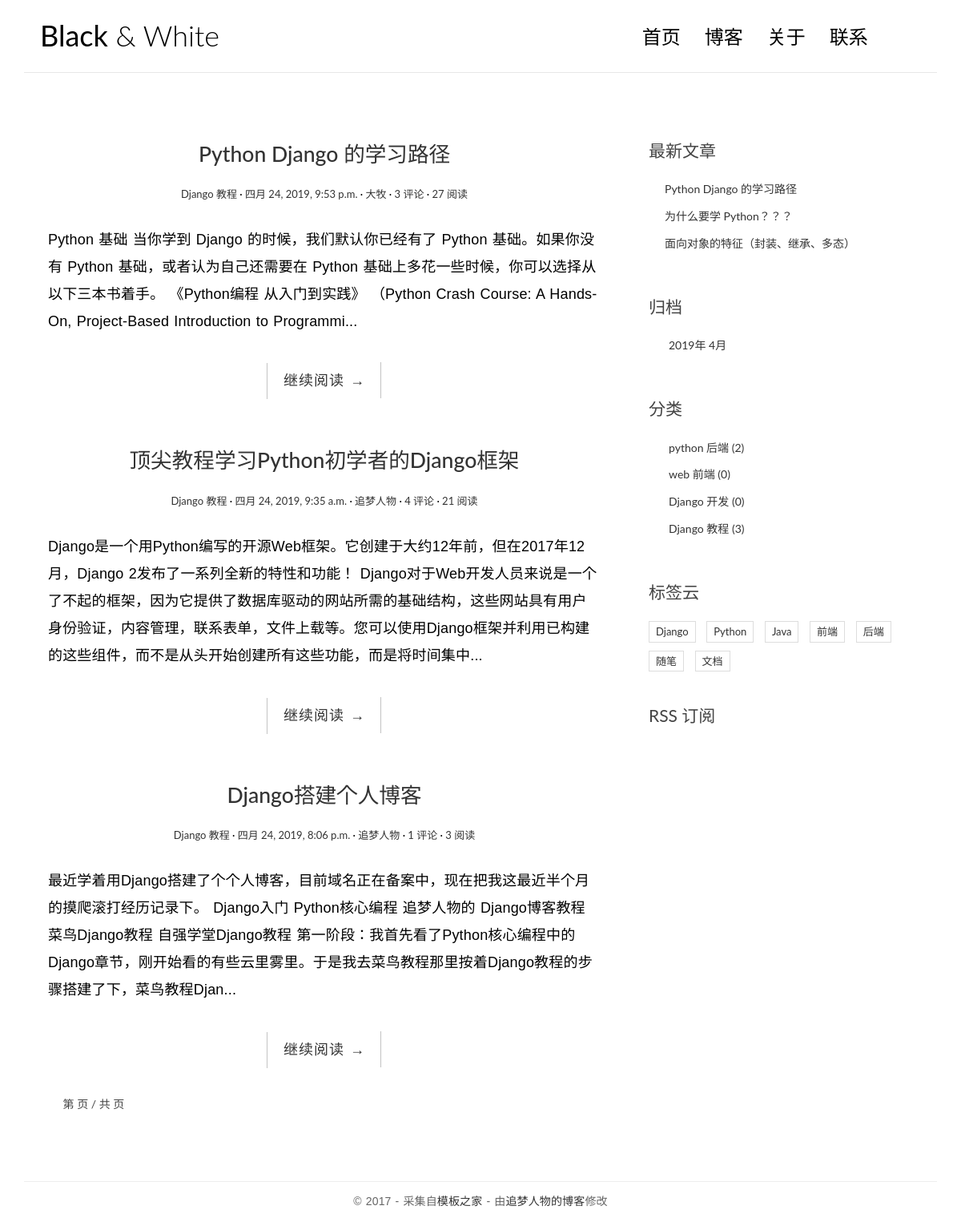
/blogs/category/4/, run on an earlier commit of the app's database.
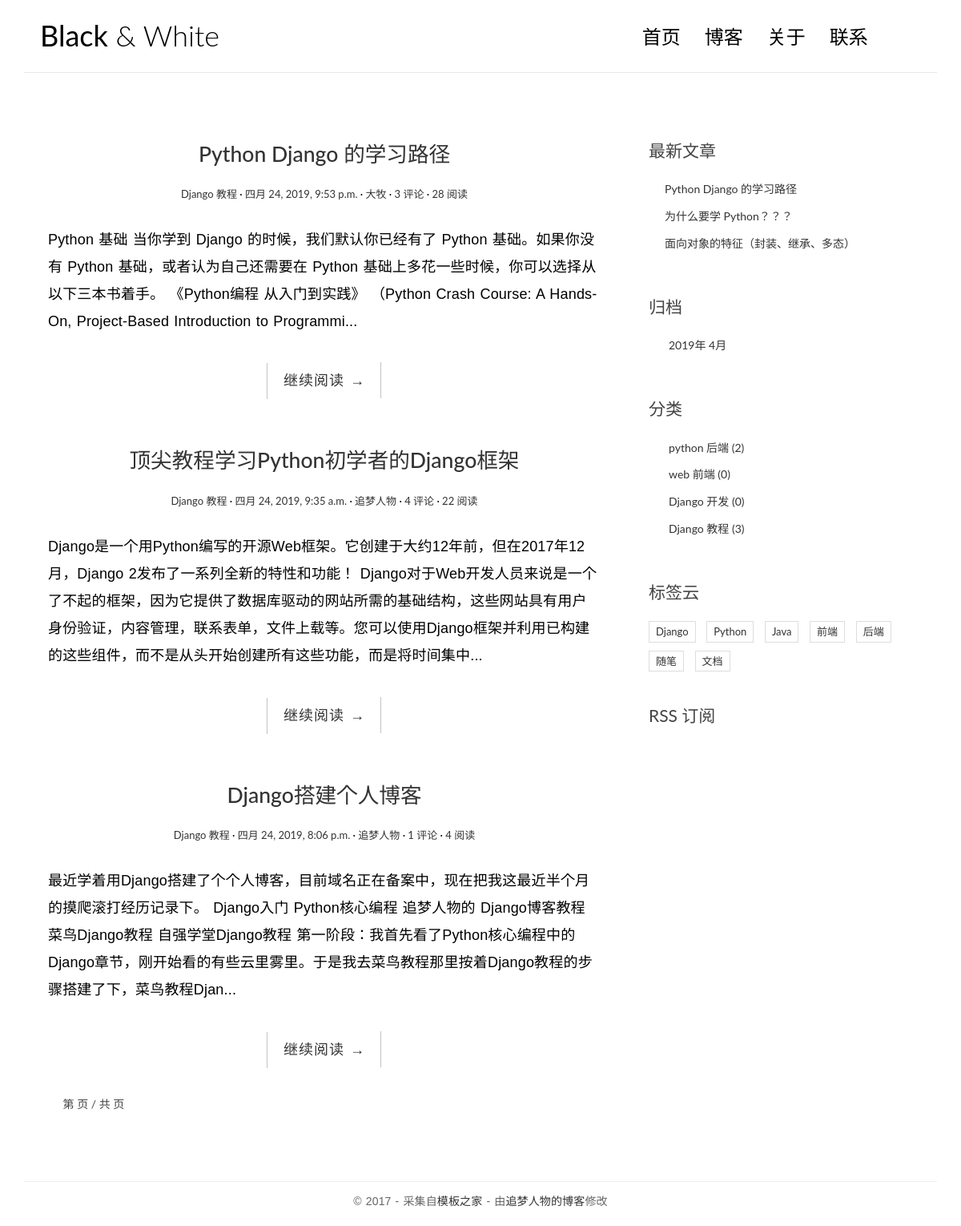
And on a later commit of the database.
### blogs/models.py (models this page shows, shortened)
class Post(models.Model):
    author = models.ForeignKey(BlogUser,verbose_name='作者',on_delete=models.CASCADE)
    category = models.ForeignKey(BlogCategory,verbose_name='博客分类',on_delete=models.CASCADE,default=None)
    tags = models.ManyToManyField(Tags,verbose_name='标签')
    title = models.CharField('标题',max_length=50)
    content = models.TextField('内容')
    pub_date = models.DateTimeField('发布日期',auto_now_add=True)
    views = models.IntegerField('点击数',default=0)
    class Meta():
        db_table = 'post'
        verbose_name = '博客'
        verbose_name_plural = '博客'

class BlogCategory(models.Model):
    name = models.CharField('分类名称',max_length=20)
    class Meta():
        db_table = 'blogcategory'
        verbose_name = '博客分类'
        verbose_name_plural = '博客分类'
    def __str__(self):
        return self.name

class BlogUser(models.Model):
    user = models.CharField('昵称',max_length=20)
    class Meta():
        verbose_name = '用户'
        verbose_name_plural = '用户'
    def __str__(self):
        return self.user

class Tags(models.Model):
    name = models.CharField('标签名称',max_length=20)
    class Meta():
        db_table = 'tags'
        verbose_name = '标签'
        verbose_name_plural = '标签'

### blogs/views.py (the view)
# urls.py: url(r'^category/(\d+)/$',views.category,name='category'),
def category(request,id):
    cate = get_object_or_404(BlogCategory,pk=id)
    post = Post.objects.filter(category=cate)
    categorys = BlogCategory.objects.all()
    dates = post.dates('pub_date', 'month')
    tags = Tags.objects.all()
    posts = Post.objects.all().order_by('-pub_date')[:3]
    return render(request, 'blogs/index.html', {'post': post, 'dates': dates, 'categorys': categorys,
                                                'tags':tags,'posts': posts})

### templates/blogs/index.html (shortened to what this page needs)
<!DOCTYPE html>
<html>
<head>
    <link rel="stylesheet" href="/static/css/bootstrap.min.css">
    <link rel="stylesheet" href="http://code.ionicframework.com/ionicons/2.0.1/css/ionicons.min.css">
    <link rel="stylesheet" href="/static/css/pace.css">
    <link rel="stylesheet" href="/static/css/custom.css">
</head>
<body>
<div class="container">
    <header id="site-header">
        <div class="row">
            <div class="col-md-4 col-sm-5 col-xs-8">
                <div class="logo">
                    <h1><a href="index.html"><b>Black</b> &amp; White</a></h1>
                </div>
            </div>
            <div class="col-md-8 col-sm-7 col-xs-4">
                <nav class="main-nav" role="navigation">
                    <div class="collapse navbar-collapse" id="bs-example-navbar-collapse-1">
                        <ul class="nav navbar-nav navbar-right">
                            <li class="cl-effect-11"><a href="index.html" data-hover="首页">首页</a></li>
                            <li class="cl-effect-11"><a href="full_width.html" data-hover="博客">博客</a></li>
                            <li class="cl-effect-11"><a href="about.html" data-hover="关于">关于</a></li>
                            <li class="cl-effect-11"><a href="contact.html" data-hover="联系">联系</a></li>
                        </ul>
                    </div>
                </nav>
            </div>
        </div>
    </header>
</div>
<div class="content-body">
    <div class="container">
        <div class="row">
            <main class="col-md-8">
                {% for p in post %}
                <article class="post post-1">
                    <header class="entry-header">
                        <h1 class="entry-title">
                            <a href="{% url 'blogs:single' p.id %}">{{ p.title }}</a>
                        </h1>
                        <div class="entry-meta">
                            <span class="post-category"><a href="#">{{ p.category }}</a></span>
                            <span class="post-date"><a href="#"><time class="entry-date"
                                                                      datetime="2012-11-09T23:15:57+00:00">{{ p.pub_date }}</time></a></span>
                            <span class="post-author"><a href="#">{{ p.author }}</a></span>
                            <span class="comments-link"><a href="#">{{ p.comment_set.all.count }} 评论</a></span>
                            <span class="views-count"><a href="#">{{ p.views }} 阅读</a></span>
                        </div>
                    </header>
                    <div class="entry-content clearfix">
                        <p>{{ p.content|slice:'200' }}...</p>
                        <div class="read-more cl-effect-14">
                            <a href="{% url 'blogs:single' p.id %}" class="more-link">继续阅读 <span class="meta-nav">→</span></a>
                        </div>
                    </div>
                </article>
                {% empty %}
                    <h2>暂无文章</h2>
                {% endfor %}
                <div class="pagination">
                    <ul>
                        <span class="current">第 {{ post.number }} 页 / 共 {{ post.paginator.num_pages }} 页</span>
                    </ul>
                </div>
            </main>
            <aside class="col-md-4">
                <div class="widget widget-recent-posts">
                    <h3 class="widget-title">最新文章</h3>
                    <ul>
                        {% for post in posts %}
                            <li>
                                <a href="#">{{ post.title }}</a>
                            </li>
                        {% empty %}
                            暂无文章
                        {% endfor %}
                    </ul>
                </div>
                <div class="widget widget-archives">
                    <h3 class="widget-title">归档</h3>
                    <ul>
                        {% for date in dates %}
                            <li>
                            <a href="{% url 'blogs:archives' date.year date.month %}">
                                {{ date.year }}年 {{ date.month }}月
                            </a>
                            </li>
                        {% endfor %}
                    </ul>
                </div>
                <div class="widget widget-category">
                    <h3 class="widget-title">分类</h3>
                    <ul>
                        {% for cate in categorys %}
                        <li>
                            <a href="{% url 'blogs:category' cate.id %}">{{ cate.name }} <span class="post-count">({{ cate.post_set.all.count }})</span></a>
                        </li>
                        {% empty %}
                            暂无文章
                        {% endfor %}
                    </ul>
                </div>
                <div class="widget widget-tag-cloud">
                    <h3 class="widget-title">标签云</h3>
                    <ul>
                        {% for tag in tags %}
                            <li>
                                <a href="{% url 'blogs:tags' tag.id %}">{{ tag.name }}</a>
                            </li>
                        {% empty %}
                            暂无文章
                        {% endfor %}
                    </ul>
                </div>
                <div class="rss">
                    <a href=""> RSS 订阅</a>
                </div>
            </aside>
        </div>
    </div>
</div>
<footer id="site-footer">
    <div class="container">
        <div class="row">
            <div class="col-md-12">
                <p class="copyright">&copy 2017 - 采集自<a href="http://www.cssmoban.com/"
                                                        target="_blank" title="模板之家">模板之家</a>
                    - 由<a href="http://zmrenwu.com/" title="网页模板" target="_blank">追梦人物的博客</a>修改
                </p>
            </div>
        </div>
    </div>
</footer>
</body>
</html>

### static/css/custom.css (style rules this page uses)
* { outline: none; }
h1, h2, h3, h4, h5, h6 { margin-top: 0; }
b { font-weight: 400; }
a { color: #333; }
body { color: #444; font-family: 'Lato', sans-serif; }
p { font-family: 'Ubuntu', sans-serif; font-weight: 400; word-spacing: 1px; letter-spacing: 0.01em; }
#site-header { background-color: #FFF; padding: 25px 20px; margin-bottom: 40px; border-bottom: 1px solid #e7e7e7; }
.logo h1 a { color: #000; }
.logo h1 { margin: 0; font-family: 'Lato', sans-serif; font-weight: 300; }
.main-nav { margin-top: 11px; max-width: 95%; }
.main-nav a { color: #000000 !important; padding: 0 0 5px 0 !important; margin-right: 30px; font-family: 'Lato', sans-serif; font-weight: 300; font-size: 24px; }
.cl-effect-11 a { padding: 10px 0; color: #0972b4; text-shadow: none; }
.cl-effect-11 a::before { position: absolute; top: 0; left: 0; overflow: hidden; padding: 0 0 5px 0 !important; max-width: 0; border-bottom: 1px solid #000; color: #000; content: attr(data-hover); white-space: nowrap; -webkit-transition: max-width 0.5s; -moz-transition: max-width 0.5s; transition: max-width 0.5s; }
.content-body { padding-bottom: 4em; }
.post { background: #fff; padding: 30px 30px 0; }
.entry-title { text-align: center; font-size: 1.9em; margin-bottom: 20px; line-height: 1.6; padding: 10px 20px 0; }
.entry-meta { text-align: center; color: #DDDDDD; font-size: 13px; margin-bottom: 30px; }
.entry-content { font-size: 18px; line-height: 1.9; font-weight: 300; color: #000; }
.post-category::after, .post-date::after, .post-author::after, .comments-link::after { content: ' ·'; color: #000; }
.read-more { font-family: 'Ubuntu', sans-serif; font-weight: 400; word-spacing: 1px; letter-spacing: 0.01em; text-align: center; margin-top: 20px; }
.cl-effect-14 a { padding: 0 20px; height: 45px; line-height: 45px; position: relative; display: inline-block; margin: 15px 25px; letter-spacing: 1px; font-weight: 400; text-shadow: 0 0 1px rgba(255, 255, 255, 0.3); }
.cl-effect-14 a::before, .cl-effect-14 a::after { position: absolute; width: 45px; height: 1px; background: #C3C3C3; content: ''; -webkit-transition: all 0.3s; -moz-transition: all 0.3s; transition: all 0.3s; pointer-events: none; }
.cl-effect-14 a::before { top: 0; left: 0; -webkit-transform: rotate(90deg); -moz-transform: rotate(90deg); transform: rotate(90deg); -webkit-transform-origin: 0 0; -moz-transform-origin: 0 0; transform-origin: 0 0; }
.cl-effect-14 a::after { right: 0; bottom: 0; -webkit-transform: rotate(90deg); -moz-transform: rotate(90deg); transform: rotate(90deg); -webkit-transform-origin: 100% 0; -moz-transform-origin: 100% 0; transform-origin: 100% 0; }
.widget { background: #fff; padding: 30px 0 0; }
.widget-title { font-size: 1.5em; margin-bottom: 20px; line-height: 1.6; padding: 10px 0 0; font-weight: 400; }
.widget-recent-posts ul { padding: 0; margin: 0; padding-left: 20px; }
.widget-recent-posts ul li { list-style-type: none; position: relative; line-height: 170%; margin-bottom: 10px; }
.widget-recent-posts ul li::before { content: '\f3d3'; font-family: "Ionicons"; position: absolute; left: -17px; top: 3px; font-size: 16px; color: #000; }
.widget-archives ul { padding: 0; margin: 0; padding-left: 25px; }
.widget-archives ul li { list-style-type: none; position: relative; line-height: 170%; margin-bottom: 10px; }
.widget-archives ul li::before { content: '\f3f3'; font-family: "Ionicons"; position: absolute; left: -25px; top: 1px; font-size: 16px; color: #000; }
.widget-category ul { padding: 0; margin: 0; padding-left: 25px; }
.widget-category ul li { list-style-type: none; position: relative; line-height: 170%; margin-bottom: 10px; }
.widget-category ul li::before { content: '\f3fe'; font-family: "Ionicons"; position: absolute; left: -25px; top: 1px; font-size: 18px; color: #000; }
.widget-tag-cloud ul { padding: 0; margin: 0; margin-right: -10px; }
.widget-tag-cloud ul li { list-style-type: none; font-size: 13px; display: inline-block; margin-right: 10px; margin-bottom: 10px; padding: 3px 8px; border: 1px solid #ddd; }
.rss { font-size: 21px; margin-top: 30px; }
.rss a { color: #444; }
#site-footer { padding-top: 10px; padding: 0 0 1.5em 0; }
.copyright { text-align: center; padding-top: 1em; margin: 0; border-top: 1px solid #eee; color: #666; }
.pagination ul { list-style: none; }

What changed in the data, as far as the page shows it:
changed Post "Python Django 的学习路径": views "27" → "28"
changed Post "顶尖教程学习Python初学者的Django框架": views "21" → "22"
changed Post "Django搭建个人博客": views "3" → "4"
